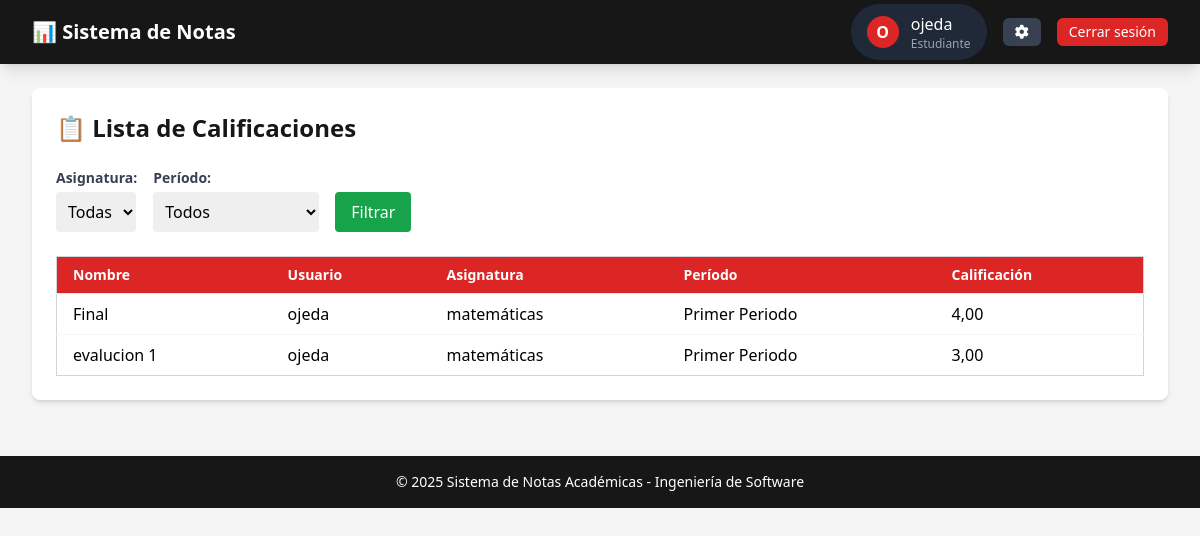
Page /academico/calificaciones_estudiante/ (signed in) on the committed database.
### academico/models.py (models this page shows, shortened)
class User(AbstractUser):
    ROLES = [('admin', 'Administrador'), ('profesor', 'Profesor'), ('estudiante', 'Estudiante')]
    username = models.CharField('Nombre de usuario', max_length=30, unique=True)
    rol = models.CharField('Rol', max_length=20, choices=ROLES, default='estudiante')
    pregunta_seguridad = models.CharField('Pregunta de recuperación', max_length=200, blank=True, null=True)
    respuesta_seguridad = models.CharField('Respuesta de recuperación', max_length=200, blank=True, null=True)
    primer_inicio_sesion = models.BooleanField(default=True)
    intentos_recuperacion = models.IntegerField(default=0)
    ultimo_intento = models.DateTimeField(null=True, blank=True)
    objects = CustomUserManager()
    USERNAME_FIELD = 'username'
    REQUIRED_FIELDS = ['rol']

class Calificacion(models.Model):
    class Meta:
        indexes = [
            models.Index(fields=['estudiante', 'asignatura']),
            models.Index(fields=['periodo']),
            models.Index(fields=['profesor'])
        ]
        ordering = ['-periodo__nombre', 'asignatura__nombre']
    estudiante = models.ForeignKey(Estudiante, on_delete=models.CASCADE)
    profesor = models.ForeignKey(Profesor, on_delete=models.CASCADE)
    asignatura = models.ForeignKey(Asignatura, on_delete=models.CASCADE)
    periodo = models.ForeignKey(Periodo, on_delete=models.CASCADE)
    tipo_evaluacion = models.CharField(max_length=50, default="Final")
    nombre = models.CharField(
        max_length=100,
        blank=False,  # Puedes cambiar a False si lo quieres requerido
        verbose_name="Nombre/Descripción",
        help_text="Nombre descriptivo de la calificación"
    )
    nota = models.DecimalField(max_digits=4, decimal_places=2)

class Estudiante(models.Model):
    user = models.OneToOneField(settings.AUTH_USER_MODEL, on_delete=models.CASCADE)
    matricula = models.CharField(max_length=30, unique=True)

class Asignatura(models.Model):
    nombre = models.CharField(max_length=100)

class Periodo(models.Model):
    nombre = models.CharField(max_length=100)

### academico/views.py (the view)
# urls.py: path('calificaciones_estudiante/', views.calificaciones_estudiante, name='calificaciones_estudiante'),
@login_required
def calificaciones_estudiante(request):
    if request.user.rol != 'estudiante':
        messages.error(request, "No tienes permisos para acceder a esta página.")
        return redirect('login')
    try:
        estudiante = Estudiante.objects.get(user=request.user)
        calificaciones = Calificacion.objects.filter(estudiante=estudiante).order_by('periodo', 'asignatura__nombre')
        periodos = Periodo.objects.all()
        periodo_actual = request.GET.get('periodo')
        if periodo_actual:
            calificaciones = calificaciones.filter(periodo__id=periodo_actual)
        return render(request, 'academico/calificaciones/calificaciones_estudiante.html', {
            'calificaciones': calificaciones,
            'periodos': periodos,
            'periodo_actual': periodo_actual
        })
    except Estudiante.DoesNotExist:
        messages.error(request, "No se encontró el perfil de estudiante asociado a tu cuenta.")
        return redirect('login')

### templates/academico/calificaciones/calificaciones_estudiante.html (shortened to what this page needs)
{% extends 'base/base_generic.html' %}
{% block content %}
<div class="bg-white p-6 rounded-lg shadow-md">
    <h2 class="text-2xl font-bold text-academic-secondary mb-6">📋 Lista de Calificaciones</h2>
   <form method="get" class="flex flex-wrap gap-4 items-center mb-6">
    <div>
        <label class="block mb-1 font-semibold text-sm text-gray-700">Asignatura:</label>
        <select name="asignatura" class="border-gray-300 rounded p-2">
            <option value="">Todas</option>
        </select>
    </div>
    <div>
        <label class="block mb-1 font-semibold text-sm text-gray-700">Período:</label>
        <select name="periodo" class="border-gray-300 rounded p-2">
            <option value="">Todos</option>
        </select>
    </div>
    <div class="self-end">
        <button type="submit" class="bg-green-600 text-white px-4 py-2 rounded hover:bg-green-700 transition">Filtrar</button>
    </div>
</form>
        <div class="overflow-x-auto">
            <table class="min-w-full divide-y divide-gray-200 border border-gray-300">
                <thead class="bg-academic-primary text-white">
                    <tr>
                        <th class="px-4 py-2 text-left text-sm font-semibold">Nombre</th>
                        <th class="px-4 py-2 text-left text-sm font-semibold">Usuario</th>
                        <th class="px-4 py-2 text-left text-sm font-semibold">Asignatura</th>
                        <th class="px-4 py-2 text-left text-sm font-semibold">Período</th>
                        <th class="px-4 py-2 text-left text-sm font-semibold">Calificación</th>
                    </tr>
                </thead>
                <tbody class="bg-white divide-y divide-gray-100">
                    {% for calificacion in calificaciones %}
                        <tr class="hover:bg-gray-50">
                            <td class="px-4 py-2">
                                {% if calificacion.nombre %}
                                    {{ calificacion.nombre }}
                                {% else %}
                                    {{ calificacion.tipo_evaluacion }}
                                {% endif %}
                            </td>
                            <td class="px-4 py-2">{{ calificacion.estudiante.user.username }}</td>
                            <td class="px-4 py-2">{{ calificacion.asignatura.nombre }}</td>
                            <td class="px-4 py-2">{{ calificacion.periodo.nombre }}</td>
                            <td class="px-4 py-2">{{ calificacion.nota|default:"-"|floatformat:2 }}</td>
                        </tr>
                    {% empty %}
                        <tr>
                            <td colspan="5" class="px-4 py-4 text-center text-gray-500">No hay calificaciones registradas.</td>
                        </tr>
                    {% endfor %}
                </tbody>
            </table>
        </div>
    {% endblock %}

### templates/base/components/navbar.html (shortened to what this page needs)
<nav class="bg-academic-secondary shadow-lg">
    <div class="max-w-7xl mx-auto px-4 sm:px-6 lg:px-8">
        <div class="flex items-center justify-between h-16">
            <div class="flex items-center">
                <div class="flex-shrink-0">
                    <span class="text-white font-bold text-xl">📊 Sistema de Notas</span>
                </div>
            </div>
            <div class="flex items-center">
                {% if user.is_authenticated %}
                <div class="relative flex items-center space-x-4">
                    <div class="flex items-center space-x-3 bg-gray-800 rounded-full px-4 py-2">
                        <div class="w-8 h-8 rounded-full bg-academic-primary flex items-center justify-center text-white font-bold">
                            {{ user.username|make_list|first|upper }}
                        </div>
                        <div class="flex flex-col">
                            <span class="text-white font-medium">{{ user.username }}</span>
                            <span class="text-gray-400 text-xs">{{ user.get_rol_display }}</span>
                        </div>
                    </div>
                    <button id="configBtn" type="button" class="px-3 py-1 rounded-md text-sm font-medium text-white bg-gray-700 hover:bg-gray-600 transition duration-300 ease-in-out transform hover:scale-105">
                        <i class="fas fa-cog hover:animate-spin"></i>
                    </button>
                    <a href="{% url 'logout' %}" class="px-3 py-1 rounded-md text-sm font-medium text-white bg-academic-primary hover:bg-red-700 transition duration-300 ease-in-out transform hover:scale-105">
                        Cerrar sesión
                    </a>
                </div>
                {% endif %}
            </div>
        </div>
    </div>
</nav>

### rows in the picture
User: username|make_list "O", username "ojeda", rol "Estudiante"
Calificacion: tipo_evaluacion "Final", estudiante.user.username "ojeda", asignatura.nombre "matemáticas", periodo.nombre "Primer Periodo", nota "4,00"
Calificacion: nombre "evalucion 1", estudiante.user.username "ojeda", asignatura.nombre "matemáticas", periodo.nombre "Primer Periodo", nota "3,00"
